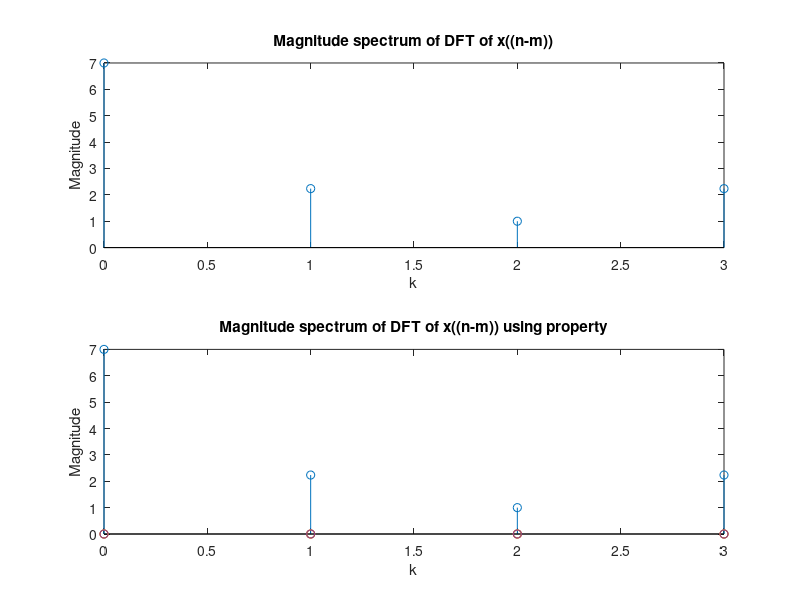

Here is the MATLAB script that generated this plot:
%circular time shift
xn=[1 2 3 1]
N=4;
k=[0:1:N];
b=0:N-1;
j=sqrt(-1);
X=fft(xn);
m=2;
y=circshift(xn,[1:m]);
Y=fft(y)
wn=exp(-2*pi*j/N);
C=zeros(N);
mk=zeros(N);
mk=m.*k;
for a=1:N
    C(a)=X(a)*(wn.^mk(a))
end
subplot(2,1,1)
stem(b,abs(Y))
xlabel('k');
ylabel('Magnitude');
title('Magnitude spectrum of DFT of x((n-m))')

subplot(2,1,2)
stem(b,abs(C))
xlabel('k');
ylabel('Magnitude');
title('Magnitude spectrum of DFT of x((n-m)) using property')


    
